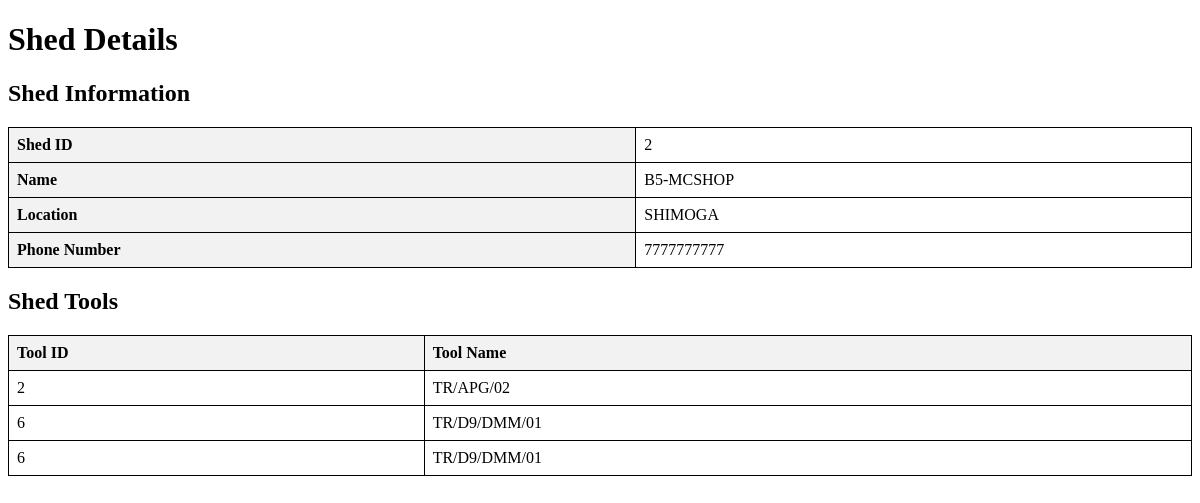
Before: /shed/2/ with the older database file.
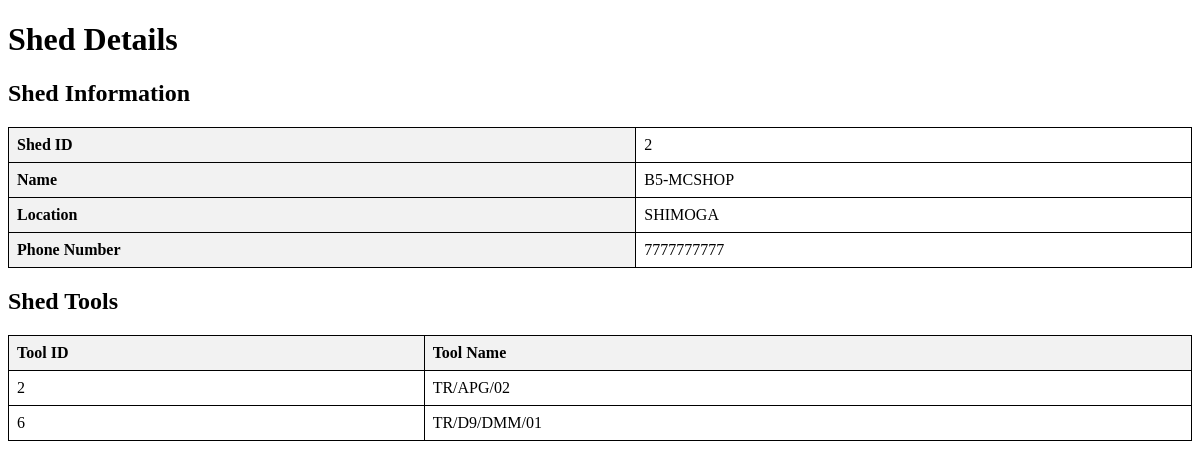
After: the same page with the newer database file.
### app1/models.py (models this page shows, shortened)
class ShedDetails(models.Model):
    shed_id = models.AutoField(primary_key=True)
    name = models.CharField(max_length=24)
    location = models.CharField(max_length=16)
    phone_number = models.CharField(max_length=10)

class ShedTools(models.Model):
    shedtool_id = models.AutoField(primary_key=True)
    shed = models.ForeignKey(ShedDetails, on_delete=models.DO_NOTHING)
    using_tool = models.ForeignKey(InstrumentModel, on_delete=models.DO_NOTHING)

class InstrumentModel(models.Model):
    instrument_no = models.AutoField(primary_key=True)
    instrument_name = models.CharField(max_length=16)
    manufacturer_name = models.CharField(max_length=24, blank=True, null=True)
    year_of_purchase = models.DateField()
    gst = models.SmallIntegerField()
    description = models.CharField(max_length=255, blank=True, null=True)
    instrument_range = models.CharField(max_length=16, blank=True, null=True)
    least_count = models.CharField(max_length=8, blank=True, null=True)
    type_of_tool = models.ForeignKey(InstrumentGroupMaster, on_delete=models.DO_NOTHING)
    calibration_frequency = models.IntegerField()

### app1/views.py (the view)
# urls.py: path('shed/<int:shed_id>/', ShedDetailView1.as_view(), name='shed_detail'),
class ShedDetailView1(View):
    def get(self, request, shed_id):
        shed = get_object_or_404(ShedDetails, pk=shed_id)
        shed_tools = ShedTools.objects.filter(shed=shed)
        return render(request, 'app1/shed_detail.html', {'shed': shed, 'shed_tools': shed_tools})

### app1/templates/app1/shed_detail.html (shortened to what this page needs)
<!DOCTYPE html>
<html lang="en">
<head>
</head>
<body>
    <h1>Shed Details</h1>
    <h2>Shed Information</h2>
    <table>
        <tbody>
            <tr>
                <th>Shed ID</th>
                <td>{{ shed.shed_id }}</td>
            </tr>
            <tr>
                <th>Name</th>
                <td>{{ shed.name }}</td>
            </tr>
            <tr>
                <th>Location</th>
                <td>{{ shed.location }}</td>
            </tr>
            <tr>
                <th>Phone Number</th>
                <td>{{ shed.phone_number }}</td>
            </tr>
        </tbody>
    </table>
    <h2>Shed Tools</h2>
    <table>
        <thead>
            <tr>
                <th>Tool ID</th>
                <th>Tool Name</th>
            </tr>
        </thead>
        <tbody>
            {% for shed_tool in shed_tools %}
            <tr>
                <td>{{ shed_tool.using_tool.instrument_no }}</td>
                <td>{{ shed_tool.using_tool.instrument_name }}</td>
            </tr>
            {% empty %}
            <tr>
                <td colspan="2">No tools available in this shed.</td>
            </tr>
            {% endfor %}
        </tbody>
    </table>
</body>
</html>

### app1/templates/app1/shed_detail.html (style rules this page uses)
table { width: 100%; border-collapse: collapse; margin-bottom: 10px; }
th, td { border: 1px solid black; padding: 8px; text-align: left; }
th { background-color: #f2f2f2; }

Changed rows visible on the page:
removed ShedTools: using_tool.instrument_no "6", using_tool.instrument_name "TR/D9/DMM/01"
